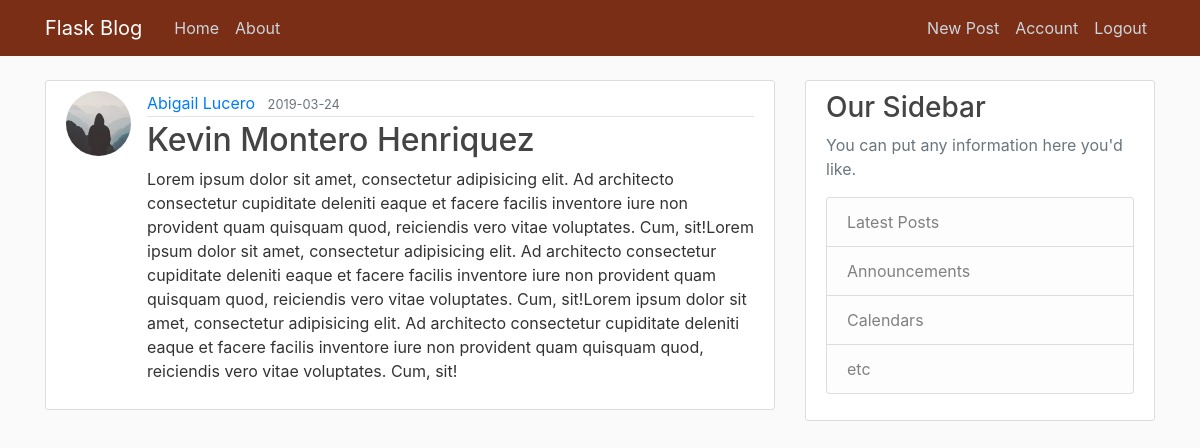
/post/3 (signed in), run on the app's committed database.
### app/models.py (models this page shows, shortened)
class User(db.Model, UserMixin):
    id = db.Column(db.Integer, primary_key =True)
    username = db.Column(db.String(20), unique=True, nullable=False)
    email = db.Column(db.String(120), unique=True, nullable=False)
    image_file = db.Column(db.String(20), nullable=False, default='default.jpg')
    password = db.Column(db.String(60), nullable=False)
    posts = db.relationship('Post', backref='author', lazy=True)

class Post(db.Model):
    id = db.Column(db.Integer, primary_key=True)
    title = db.Column(db.String(100), nullable=False)
    date_posted = db.Column(db.DateTime, nullable=False, default= datetime.utcnow)
    content = db.Column(db.Text, nullable=False)
    user_id = db.Column(db.Integer, db.ForeignKey('user.id'), nullable=False)

### app/routes.py (the view)
@app.route("/post/<int:post_id>")
def post(post_id):
    post = Post.query.get_or_404(post_id)
    return render_template('post.html', title=post.title, post=post)

### app/models.py (called while the page is built)
@login_manager.user_loader
def load_user(user_id):
    return User.query.get(int(user_id))

### app/templates/post.html (shortened to what this page needs)
{% extends 'layout.html' %}
{% block content %}
<article class="media content-section">
    <img class="rounded-circle article-img" src="{{ url_for('static', filename='profile_pics/'+ post.author.image_file) }}">
    <div class="media-body">
        <div class="article-metadata">
            <a class="mr-2" href="#">{{ post.author.username }}</a>
            <small class="text-muted">{{ post.date_posted.strftime('%Y-%m-%d') }}</small></div>
        <h2 class="article-title">{{ post.title }}</h2>
        <p class="article-content">{{ post.content }}</p>
    </div>
</article>
{% endblock content%}

### app/static/main.css (style rules this page uses)
body { background: #fafafa; color: #333333; margin-top: 5rem; }
h1, h2, h3, h4, h5, h6 { color: #444444; }
.content-section { background: #ffffff; padding: 10px 20px; border: 1px solid #dddddd; border-radius: 3px; margin-bottom: 20px; }
.article-title { color: #444444; }
.article-content { white-space: pre-line; }
.article-img { height: 65px; width: 65px; margin-right: 16px; }
.article-metadata { padding-bottom: 1px; margin-bottom: 4px; border-bottom: 1px solid #e3e3e3 }

### data on the page
User: image_file (placeholder picture), author.username "Abigail Lucero"
Post: date_posted "2019-03-24", title "Kevin Montero Henriquez", content "Lorem ipsum dolor sit amet, consectetur adipisicing elit. Ad architecto consectetur cupiditate deleniti eaque et facere facilis inventore iure non provident quam quisquam quod, reiciendis vero vitae voluptates. Cum, sit!Lorem ipsum dolor sit amet, consectetur adipisicing elit. Ad architecto consectetur cupiditate deleniti eaque et facere facilis inventore iure non provident quam quisquam quod, reiciendis vero vitae voluptates. Cum, sit!Lorem ipsum dolor sit amet, consectetur adipisicing elit. Ad architecto consectetur cupiditate deleniti eaque et facere facilis inventore iure non provident quam quisquam quod, reiciendis vero vitae voluptates. Cum, sit!"
